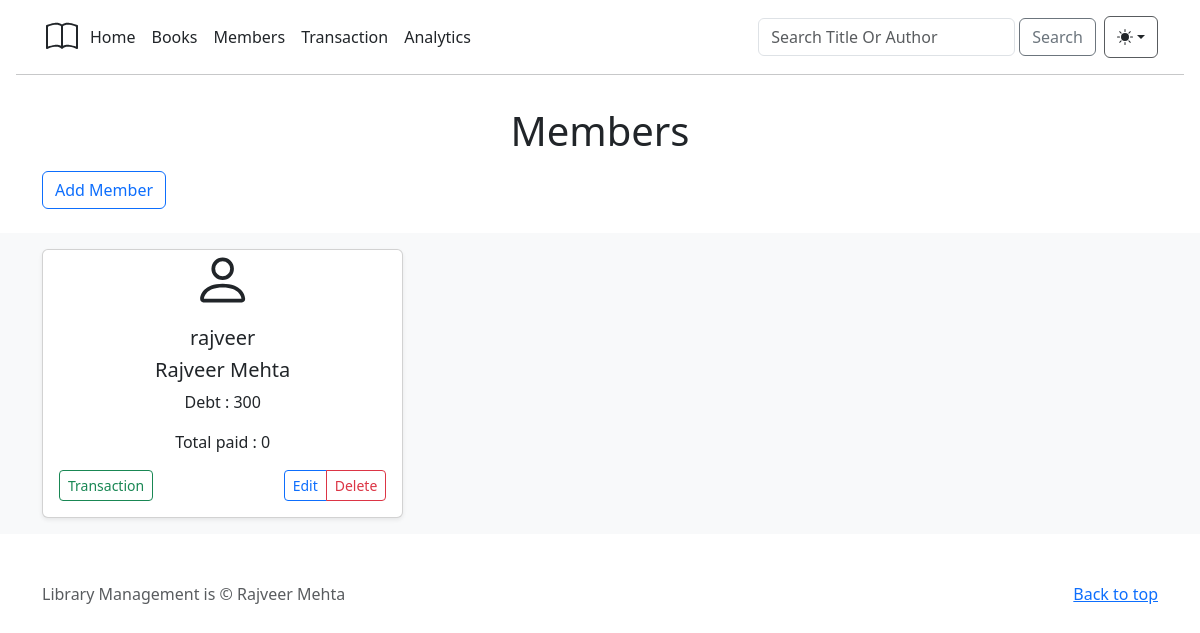
/members, run on the app's committed database.
### library/models.py (models this page shows)
class Users(db.Model):
    userID=db.Column(db.Integer, primary_key=True)
    userName=db.Column(db.String, nullable=False, unique=True)
    name = db.Column(db.String(), nullable=False)
    userEmail=db.Column(db.String, nullable=False,unique = True)
    debt = db.Column(db.Integer, default=0)
    total_paid = db.Column(db.Integer(), default = 0)

### library/routes.py (the view)
@app.route("/members")
def members():
    query = Users.query.all()
    return render_template('Members/membersPage.html', query=query)

### library/templates/Members/membersPage.html (shortened to what this page needs)
{% extends "baseTemplate.html" %}
{% block body %}
<main>
  <section class="container">
    <div class="row">
      <div class="col-lg-6 col-md-8 mx-auto">
        <h1 class="fw-light text-center ">Members</h1>
      </div>
      <p>
        <a href="/add/member" class="btn btn-outline-primary my-2">Add Member</a>
      </p>
    </div>
  </section>
  <div class="album py-3 bg-body-tertiary">
    <div class="container">
      <div class="row row-cols-1 row-cols-sm-2 row-cols-md-3 g-3">
        {% for query in query %}
        <div class="col">
          <div class="card shadow-sm">
            <div class="card-body text-center">
              <h5 class="card-title ">{{query.userName}} </h5>
              <h5 class="card-title ">{{query.name}} </h5>
              <p class="card-text">Debt : {{query.debt}}</p>
              <p class="card-text">Total paid : {{query.total_paid}}</p>
              <div class="d-flex justify-content-between align-items-center">
                <div class="btn-group">
                  <a href="/transaction/member/{{query.userID}}" class="btn btn-sm btn-outline-success">Transaction</a>
                </div>
                <div class="btn-group">
                  <a type="button" class="btn btn-sm btn-outline-primary"
                    href="/update/member/{{query.userID}}">Edit</a>
                  <a type="button" class="btn btn-sm btn-outline-danger" data-bs-toggle="modal"
                    data-bs-target="#exampleModal{{query.userID}}">Delete</a>
                </div>
              </div>
            </div>
          </div>
        </div>
        {% endfor %}
      </div>
    </div>
  </div>
</main>
{% endblock %}

### library/templates/baseTemplate.html (style rules this page uses)
.bi { vertical-align: -.125em; fill: currentColor; }

### data on the page
Users: userName "rajveer", name "Rajveer Mehta", debt "300", total_paid "0"
